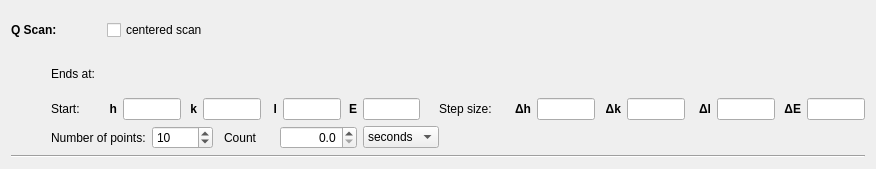
<?xml version="1.0" encoding="UTF-8"?>
<ui version="4.0">
 <class>Form</class>
 <widget class="QWidget" name="Form">
  <property name="geometry">
   <rect>
    <x>0</x>
    <y>0</y>
    <width>876</width>
    <height>169</height>
   </rect>
  </property>
  <property name="sizePolicy">
   <sizepolicy hsizetype="MinimumExpanding" vsizetype="MinimumExpanding">
    <horstretch>0</horstretch>
    <verstretch>0</verstretch>
   </sizepolicy>
  </property>
  <property name="minimumSize">
   <size>
    <width>802</width>
    <height>162</height>
   </size>
  </property>
  <property name="windowTitle">
   <string>Form</string>
  </property>
  <layout class="QVBoxLayout" name="verticalLayout">
   <item>
    <layout class="QHBoxLayout" name="horizontalLayout">
     <item>
      <widget class="QLabel" name="label">
       <property name="minimumSize">
        <size>
         <width>90</width>
         <height>0</height>
        </size>
       </property>
       <property name="text">
        <string>&lt;html&gt;&lt;head/&gt;&lt;body&gt;&lt;p&gt;&lt;span style=&quot; font-weight:600;&quot;&gt;Q Scan:&lt;/span&gt;&lt;/p&gt;&lt;/body&gt;&lt;/html&gt;</string>
       </property>
      </widget>
     </item>
     <item>
      <widget class="QCheckBox" name="centerBox">
       <property name="text">
        <string>centered scan</string>
       </property>
      </widget>
     </item>
     <item>
      <spacer name="horizontalSpacer">
       <property name="orientation">
        <enum>Qt::Horizontal</enum>
       </property>
       <property name="sizeHint" stdset="0">
        <size>
         <width>40</width>
         <height>20</height>
        </size>
       </property>
      </spacer>
     </item>
     <item>
      <widget class="QWidget" name="buttons" native="true">
       <property name="minimumSize">
        <size>
         <width>156</width>
         <height>34</height>
        </size>
       </property>
      </widget>
     </item>
    </layout>
   </item>
   <item>
    <layout class="QHBoxLayout" name="horizontalLayout_4">
     <item>
      <spacer name="horizontalSpacer_8">
       <property name="orientation">
        <enum>Qt::Horizontal</enum>
       </property>
       <property name="sizeType">
        <enum>QSizePolicy::Minimum</enum>
       </property>
       <property name="sizeHint" stdset="0">
        <size>
         <width>40</width>
         <height>20</height>
        </size>
       </property>
      </spacer>
     </item>
     <item>
      <widget class="QLabel" name="ends_at">
       <property name="sizePolicy">
        <sizepolicy hsizetype="Minimum" vsizetype="Preferred">
         <horstretch>0</horstretch>
         <verstretch>0</verstretch>
        </sizepolicy>
       </property>
       <property name="text">
        <string>Ends at:</string>
       </property>
      </widget>
     </item>
     <item>
      <widget class="QLabel" name="endPos">
       <property name="sizePolicy">
        <sizepolicy hsizetype="MinimumExpanding" vsizetype="Preferred">
         <horstretch>0</horstretch>
         <verstretch>0</verstretch>
        </sizepolicy>
       </property>
       <property name="text">
        <string/>
       </property>
      </widget>
     </item>
     <item>
      <spacer name="horizontalSpacer_9">
       <property name="orientation">
        <enum>Qt::Horizontal</enum>
       </property>
       <property name="sizeType">
        <enum>QSizePolicy::Maximum</enum>
       </property>
       <property name="sizeHint" stdset="0">
        <size>
         <width>0</width>
         <height>0</height>
        </size>
       </property>
      </spacer>
     </item>
    </layout>
   </item>
   <item>
    <layout class="QHBoxLayout" name="horizontalLayout_2">
     <item>
      <spacer name="horizontalSpacer_2">
       <property name="orientation">
        <enum>Qt::Horizontal</enum>
       </property>
       <property name="sizeType">
        <enum>QSizePolicy::Minimum</enum>
       </property>
       <property name="sizeHint" stdset="0">
        <size>
         <width>40</width>
         <height>20</height>
        </size>
       </property>
      </spacer>
     </item>
     <item>
      <widget class="QLabel" name="start_center">
       <property name="minimumSize">
        <size>
         <width>50</width>
         <height>0</height>
        </size>
       </property>
       <property name="text">
        <string>Start:</string>
       </property>
      </widget>
     </item>
     <item>
      <widget class="QLabel" name="label_2">
       <property name="sizePolicy">
        <sizepolicy hsizetype="Minimum" vsizetype="Preferred">
         <horstretch>0</horstretch>
         <verstretch>0</verstretch>
        </sizepolicy>
       </property>
       <property name="minimumSize">
        <size>
         <width>10</width>
         <height>0</height>
        </size>
       </property>
       <property name="text">
        <string>&lt;html&gt;&lt;head/&gt;&lt;body&gt;&lt;p&gt;&lt;span style=&quot; font-weight:600;&quot;&gt;h&lt;/span&gt;&lt;/p&gt;&lt;/body&gt;&lt;/html&gt;</string>
       </property>
       <property name="alignment">
        <set>Qt::AlignRight|Qt::AlignTrailing|Qt::AlignVCenter</set>
       </property>
      </widget>
     </item>
     <item>
      <widget class="QLineEdit" name="starth"/>
     </item>
     <item>
      <widget class="QLabel" name="label_6">
       <property name="sizePolicy">
        <sizepolicy hsizetype="Minimum" vsizetype="Preferred">
         <horstretch>0</horstretch>
         <verstretch>0</verstretch>
        </sizepolicy>
       </property>
       <property name="minimumSize">
        <size>
         <width>10</width>
         <height>0</height>
        </size>
       </property>
       <property name="text">
        <string>&lt;html&gt;&lt;head/&gt;&lt;body&gt;&lt;p&gt;&lt;span style=&quot; font-weight:600;&quot;&gt;k&lt;/span&gt;&lt;/p&gt;&lt;/body&gt;&lt;/html&gt;</string>
       </property>
       <property name="alignment">
        <set>Qt::AlignRight|Qt::AlignTrailing|Qt::AlignVCenter</set>
       </property>
      </widget>
     </item>
     <item>
      <widget class="QLineEdit" name="startk"/>
     </item>
     <item>
      <widget class="QLabel" name="label_7">
       <property name="sizePolicy">
        <sizepolicy hsizetype="Minimum" vsizetype="Preferred">
         <horstretch>0</horstretch>
         <verstretch>0</verstretch>
        </sizepolicy>
       </property>
       <property name="minimumSize">
        <size>
         <width>10</width>
         <height>0</height>
        </size>
       </property>
       <property name="text">
        <string>&lt;html&gt;&lt;head/&gt;&lt;body&gt;&lt;p&gt;&lt;span style=&quot; font-weight:600;&quot;&gt;l&lt;/span&gt;&lt;/p&gt;&lt;/body&gt;&lt;/html&gt;</string>
       </property>
       <property name="alignment">
        <set>Qt::AlignRight|Qt::AlignTrailing|Qt::AlignVCenter</set>
       </property>
      </widget>
     </item>
     <item>
      <widget class="QLineEdit" name="startl"/>
     </item>
     <item>
      <widget class="QLabel" name="label_8">
       <property name="sizePolicy">
        <sizepolicy hsizetype="Minimum" vsizetype="Preferred">
         <horstretch>0</horstretch>
         <verstretch>0</verstretch>
        </sizepolicy>
       </property>
       <property name="minimumSize">
        <size>
         <width>10</width>
         <height>0</height>
        </size>
       </property>
       <property name="text">
        <string>&lt;html&gt;&lt;head/&gt;&lt;body&gt;&lt;p&gt;&lt;span style=&quot; font-weight:600;&quot;&gt;E&lt;/span&gt;&lt;/p&gt;&lt;/body&gt;&lt;/html&gt;</string>
       </property>
       <property name="alignment">
        <set>Qt::AlignRight|Qt::AlignTrailing|Qt::AlignVCenter</set>
       </property>
      </widget>
     </item>
     <item>
      <widget class="QLineEdit" name="startE"/>
     </item>
     <item>
      <spacer name="horizontalSpacer_5">
       <property name="orientation">
        <enum>Qt::Horizontal</enum>
       </property>
       <property name="sizeType">
        <enum>QSizePolicy::Fixed</enum>
       </property>
       <property name="sizeHint" stdset="0">
        <size>
         <width>13</width>
         <height>13</height>
        </size>
       </property>
      </spacer>
     </item>
     <item>
      <widget class="QLabel" name="label_3">
       <property name="sizePolicy">
        <sizepolicy hsizetype="Preferred" vsizetype="Preferred">
         <horstretch>0</horstretch>
         <verstretch>0</verstretch>
        </sizepolicy>
       </property>
       <property name="minimumSize">
        <size>
         <width>66</width>
         <height>0</height>
        </size>
       </property>
       <property name="text">
        <string>Step size:</string>
       </property>
       <property name="alignment">
        <set>Qt::AlignLeading|Qt::AlignLeft|Qt::AlignVCenter</set>
       </property>
      </widget>
     </item>
     <item>
      <widget class="QLabel" name="label_9">
       <property name="sizePolicy">
        <sizepolicy hsizetype="Minimum" vsizetype="Preferred">
         <horstretch>0</horstretch>
         <verstretch>0</verstretch>
        </sizepolicy>
       </property>
       <property name="minimumSize">
        <size>
         <width>20</width>
         <height>0</height>
        </size>
       </property>
       <property name="text">
        <string>&lt;html&gt;&lt;head/&gt;&lt;body&gt;&lt;p&gt;&lt;span style=&quot; font-weight:600;&quot;&gt;&amp;Delta;h&lt;/span&gt;&lt;/p&gt;&lt;/body&gt;&lt;/html&gt;</string>
       </property>
       <property name="alignment">
        <set>Qt::AlignRight|Qt::AlignTrailing|Qt::AlignVCenter</set>
       </property>
      </widget>
     </item>
     <item>
      <widget class="QLineEdit" name="steph"/>
     </item>
     <item>
      <widget class="QLabel" name="label_10">
       <property name="sizePolicy">
        <sizepolicy hsizetype="Minimum" vsizetype="Preferred">
         <horstretch>0</horstretch>
         <verstretch>0</verstretch>
        </sizepolicy>
       </property>
       <property name="minimumSize">
        <size>
         <width>20</width>
         <height>0</height>
        </size>
       </property>
       <property name="text">
        <string>&lt;html&gt;&lt;head/&gt;&lt;body&gt;&lt;p&gt;&lt;span style=&quot; font-weight:600;&quot;&gt;&amp;Delta;k&lt;/span&gt;&lt;/p&gt;&lt;/body&gt;&lt;/html&gt;</string>
       </property>
       <property name="alignment">
        <set>Qt::AlignRight|Qt::AlignTrailing|Qt::AlignVCenter</set>
       </property>
      </widget>
     </item>
     <item>
      <widget class="QLineEdit" name="stepk"/>
     </item>
     <item>
      <widget class="QLabel" name="label_11">
       <property name="sizePolicy">
        <sizepolicy hsizetype="Minimum" vsizetype="Preferred">
         <horstretch>0</horstretch>
         <verstretch>0</verstretch>
        </sizepolicy>
       </property>
       <property name="minimumSize">
        <size>
         <width>20</width>
         <height>0</height>
        </size>
       </property>
       <property name="text">
        <string>&lt;html&gt;&lt;head/&gt;&lt;body&gt;&lt;p&gt;&lt;span style=&quot; font-weight:600;&quot;&gt;&amp;Delta;l&lt;/span&gt;&lt;/p&gt;&lt;/body&gt;&lt;/html&gt;</string>
       </property>
       <property name="alignment">
        <set>Qt::AlignRight|Qt::AlignTrailing|Qt::AlignVCenter</set>
       </property>
      </widget>
     </item>
     <item>
      <widget class="QLineEdit" name="stepl"/>
     </item>
     <item>
      <widget class="QLabel" name="label_12">
       <property name="sizePolicy">
        <sizepolicy hsizetype="Minimum" vsizetype="Preferred">
         <horstretch>0</horstretch>
         <verstretch>0</verstretch>
        </sizepolicy>
       </property>
       <property name="minimumSize">
        <size>
         <width>20</width>
         <height>0</height>
        </size>
       </property>
       <property name="text">
        <string>&lt;html&gt;&lt;head/&gt;&lt;body&gt;&lt;p&gt;&lt;span style=&quot; font-weight:600;&quot;&gt;&amp;Delta;E&lt;/span&gt;&lt;/p&gt;&lt;/body&gt;&lt;/html&gt;</string>
       </property>
       <property name="alignment">
        <set>Qt::AlignRight|Qt::AlignTrailing|Qt::AlignVCenter</set>
       </property>
      </widget>
     </item>
     <item>
      <widget class="QLineEdit" name="stepE"/>
     </item>
     <item>
      <spacer name="horizontalSpacer_7">
       <property name="orientation">
        <enum>Qt::Horizontal</enum>
       </property>
       <property name="sizeType">
        <enum>QSizePolicy::Expanding</enum>
       </property>
       <property name="sizeHint" stdset="0">
        <size>
         <width>13</width>
         <height>13</height>
        </size>
       </property>
      </spacer>
     </item>
    </layout>
   </item>
   <item>
    <layout class="QHBoxLayout" name="horizontalLayout_3">
     <item>
      <spacer name="horizontalSpacer_4">
       <property name="orientation">
        <enum>Qt::Horizontal</enum>
       </property>
       <property name="sizeType">
        <enum>QSizePolicy::Minimum</enum>
       </property>
       <property name="sizeHint" stdset="0">
        <size>
         <width>40</width>
         <height>20</height>
        </size>
       </property>
      </spacer>
     </item>
     <item>
      <widget class="QLabel" name="label_4">
       <property name="text">
        <string>Number of points:</string>
       </property>
      </widget>
     </item>
     <item>
      <widget class="QSpinBox" name="numpoints">
       <property name="minimum">
        <number>1</number>
       </property>
       <property name="maximum">
        <number>99999</number>
       </property>
       <property name="value">
        <number>10</number>
       </property>
      </widget>
     </item>
     <item>
      <spacer name="horizontalSpacer_6">
       <property name="orientation">
        <enum>Qt::Horizontal</enum>
       </property>
       <property name="sizeType">
        <enum>QSizePolicy::Fixed</enum>
       </property>
       <property name="sizeHint" stdset="0">
        <size>
         <width>5</width>
         <height>1</height>
        </size>
       </property>
      </spacer>
     </item>
     <item>
      <widget class="QLabel" name="label_5">
       <property name="minimumSize">
        <size>
         <width>50</width>
         <height>0</height>
        </size>
       </property>
       <property name="text">
        <string>Count</string>
       </property>
      </widget>
     </item>
     <item>
      <widget class="QDoubleSpinBox" name="preset">
       <property name="alignment">
        <set>Qt::AlignRight|Qt::AlignTrailing|Qt::AlignVCenter</set>
       </property>
       <property name="decimals">
        <number>1</number>
       </property>
       <property name="maximum">
        <double>1000000.000000000000000</double>
       </property>
      </widget>
     </item>
     <item>
      <widget class="QComboBox" name="presetunit">
       <item>
        <property name="text">
         <string>seconds</string>
        </property>
       </item>
       <item>
        <property name="text">
         <string>minutes</string>
        </property>
       </item>
      </widget>
     </item>
     <item>
      <spacer name="horizontalSpacer_3">
       <property name="orientation">
        <enum>Qt::Horizontal</enum>
       </property>
       <property name="sizeHint" stdset="0">
        <size>
         <width>40</width>
         <height>20</height>
        </size>
       </property>
      </spacer>
     </item>
    </layout>
   </item>
   <item>
    <widget class="Line" name="line">
     <property name="orientation">
      <enum>Qt::Horizontal</enum>
     </property>
    </widget>
   </item>
  </layout>
 </widget>
 <resources/>
 <connections/>
</ui>
